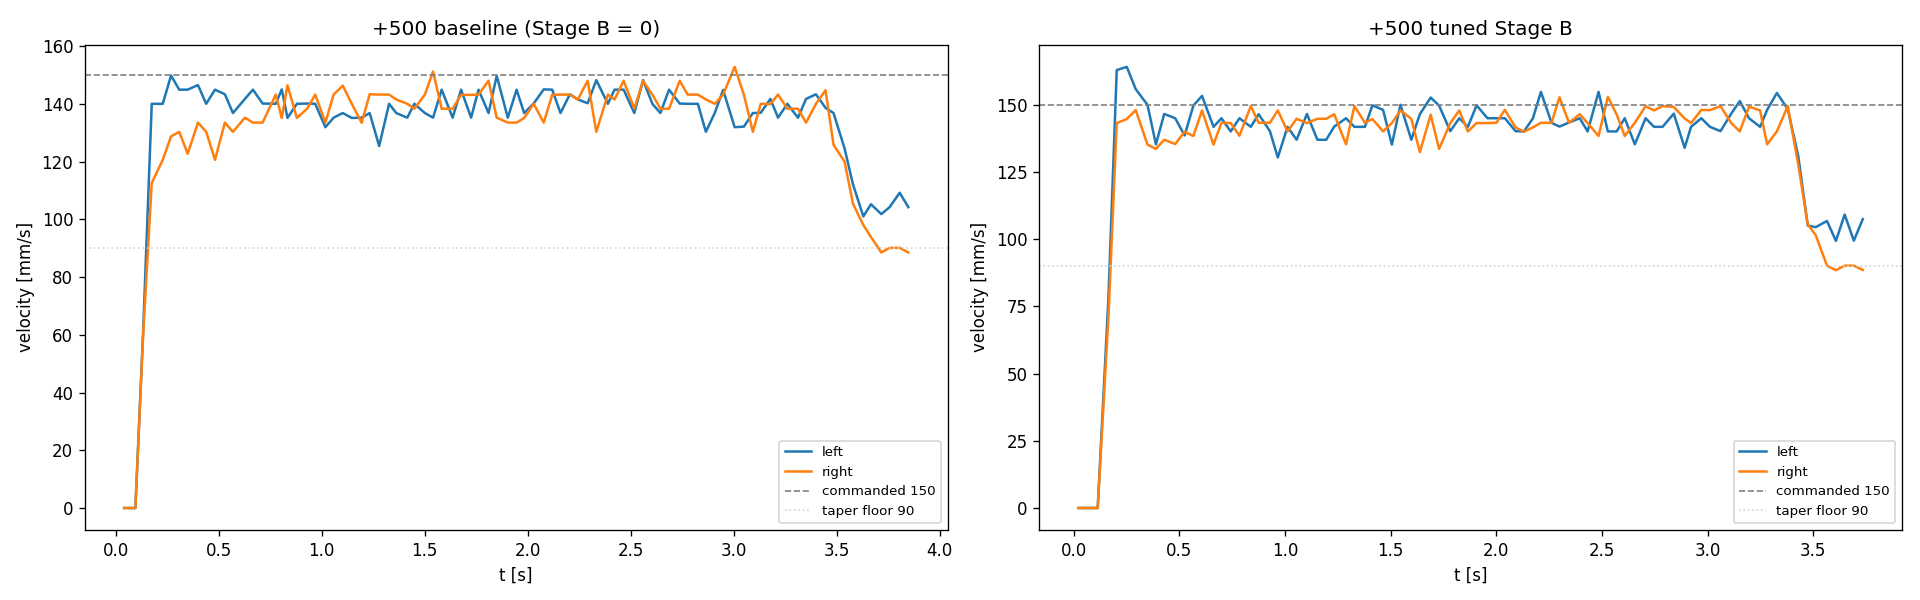

Generate this figure with Python:
#!/usr/bin/env python3
"""wheel_controller_ab_bench.py -- sprint 130 ticket 006: bench acceptance for
Core::DifferentialDrive's unified wheel-speed controller (Stage A/B/C, tickets 004/005) --
the A/B (old additive-trim baseline vs. the new map-adaptation controller),
the right-wheel affine-residual closure across cmd 100/150/250/400 mm/s, and
the +500-button acceptance spec re-verification
(06-duty-per-speed-and-wheel-gain-disagree-with-the-plant.md).

Bench setup: `tovez` on the stand, wheels free
(`.claude/rules/hardware-bench-testing.md`). Real hardware only -- there is
no rig/sim harness for this ticket's own subject (Core::DifferentialDrive's controller,
not the deleted Motion::WheelTrim square_tour_sim.py exercised -- see that
script's own RETIRED docstring, square_tour_velocity.py, for why it is not
reused here).

A/B baseline note: `Motion::WheelTrim` (the "old additive trim") was DELETED
outright by ticket 005 -- there is no old code left to re-run side by side.
Per square_tour_velocity.py's own RETIRED docstring, the historical A/B
comparison point is the DATA already captured before the deletion
(square_tour_velocity_trim.csv, this directory) and the ab303ee3 commit's
own measured table (REFERENCE_RESIDUAL below) -- THIS script's hardware run
is the "B" side, scored against that historical "A" record, not a re-run of
deleted code.

+500 button: `run_unmanaged_distance_drive()` (`robot_radio.testgui.
transport`) IS the button's actual host-side implementation (a host-side
speed profile over repeated bounded WHEELS leases -- see that function's own
docstring). This script calls the SAME function against real hardware (not
a reimplementation), wrapped in a frame-logging shim (`FrameSink`) so every
telemetry sample is available for scoring against the 06-issue's agreed
acceptance spec, not just the function's own single latest-frame view.

Deliberately NOT attempted this session (stand-unmeasurable, not skipped
silently -- see the module-level `STAND_UNMEASURABLE` note printed at the
end of a run):
  - "WHEELS teleop under applied drag holds its commanded speed" -- applying
    a real disturbance load needs a coupled friction rig
    (src/tests/dev/pid_hold_speed.py's own rig, quarantined this session
    per project convention -- "rig" only on explicit stakeholder request)
    or a second person's hand on the wheel; neither is available in this
    autonomous bench session. Deferred, not faked.
  - Net heading change and camera-measured travel (06-issue criteria 8/9):
    the robot is on a STAND, wheels off the ground -- it does not
    translate or rotate in the world frame no matter what the wheels do.
    Deferred to a playfield session (ticket 012's regime).

Usage:
    uv run python src/tests/bench/wheel_controller_ab_bench.py
    uv run python src/tests/bench/wheel_controller_ab_bench.py --port /dev/cu.usbmodem2121202
    uv run python src/tests/bench/wheel_controller_ab_bench.py --skip-stage-b
"""
from __future__ import annotations

import argparse
import csv
import pathlib
import statistics
import sys
import threading
import time
from dataclasses import dataclass

from robot_radio.io.serial_conn import SerialConnection
from robot_radio.robot.protocol import NezhaProtocol, TLMFrame
from robot_radio.testgui.transport import (
    _UNMANAGED_EASE, _UNMANAGED_FLOOR, _UNMANAGED_SPEED, run_unmanaged_distance_drive)

_BENCH_DIR = pathlib.Path(__file__).resolve().parent
if str(_BENCH_DIR) not in sys.path:
    sys.path.insert(0, str(_BENCH_DIR))

from wheel_control_tuning import (  # noqa: E402  (path must be set up first)
    TuningNotConfirmed, describe_persistence, format_gains, push_gains)

DEFAULT_PORT = "/dev/cu.usbmodem2121202"      # tovez -- confirm with `uv run mbdeploy list`
_REPO_ROOT = pathlib.Path(__file__).resolve().parents[3]

# Pre-sprint reference table (ab303ee3, "firmware: bake the measured
# duty-per-speed; hold wheel_gain at identity" -- measured on the stand,
# firmware v0.20260731.15, BEFORE Stage C bias adaptation existed). The
# "before" numbers the residual-closure criterion below is judged against.
REFERENCE_RESIDUAL = {   # cmd mm/s -> (measured_left, measured_right) mm/s
    100.0: (99.0, 70.0),
    150.0: (145.0, 115.0),
    250.0: (239.0, 210.0),
    400.0: (375.0, 344.0),
}
RESIDUAL_SPEEDS = (100.0, 150.0, 250.0, 400.0)
RESIDUAL_HOLD_S = 6.0        # [s] one continuous wheels() lease per speed
RESIDUAL_SETTLE_FRAC = 0.5   # last 50% of the hold counted as steady-state

# Stage B trial gains (Open Question 4, ticket 004): kp/ki/iMax are a
# modest, small-authority exploration point; kaff=0.23s is
# `planner.plant_tau` VERBATIM -- ticket 004's own completion notes name
# this as "wheel_pid_kaff's natural non-zero starting value" (wheel_trim.h's
# convention: kaff IS the plant time constant). pidMax=30 mm/s is sized
# comparable to (slightly above) wheel_bias_max=23.8mm/s -- Stage B is
# meant to stay a SMALL correction layered on Stage A+C, not a second
# wholesale re-derivation of the whole map.
STAGE_B_TRIAL_GAINS = {
    "pid.kp": 0.3, "pid.ki": 0.02, "pid.iMax": 20.0,
    "pid.kff": 0.23, "pid.kaw": 30.0,
}
STAGE_B_ZERO_GAINS = {
    "pid.kp": 0.0, "pid.ki": 0.0, "pid.iMax": 0.0, "pid.kff": 0.0, "pid.kaw": 0.0,
}

STAND_UNMEASURABLE = (
    "STAND-UNMEASURABLE (deferred, not faked): WHEELS-under-applied-drag "
    "(needs a coupled friction rig or a hand on the wheel -- neither "
    "available this session); net heading change and camera-measured "
    "travel (the robot is on a stand, wheels off the ground -- it does "
    "not translate/rotate in the world frame). Defer to a playfield "
    "session (ticket 012's regime).")


def _args() -> argparse.Namespace:
    p = argparse.ArgumentParser(description=__doc__, formatter_class=argparse.RawDescriptionHelpFormatter)
    p.add_argument("--port", default=DEFAULT_PORT)
    p.add_argument("--skip-stage-b", action="store_true",
                   help="skip the Stage B (fast PID) live-tuning A/B; run the "
                        "+500 spec only at shipped (all-zero) gains")
    # NOT src/tests/bench/out/ -- that directory is gitignored wholesale
    # (.gitignore:79); this ticket's own plan requires the captured
    # dataset/chart to be COMMITTED (project convention: "ALWAYS send the
    # chart"), matching where duty_sweep.py/square_tour_velocity.py's own
    # CSVs/PNGs already live -- directly under src/tests/bench/, not out/.
    p.add_argument("--csv", default=str(_REPO_ROOT / "src" / "tests" / "bench" / "wheel_controller_ab_bench.csv"))
    p.add_argument("--png", default=str(_REPO_ROOT / "src" / "tests" / "bench" / "wheel_controller_ab_bench.png"))
    return p.parse_args()


# ---------------------------------------------------------------------------
# Pure analysis helpers -- no I/O, unit-testable. `src/tests/bench/` is HITL
# CLI tooling, not pytest-collected (tests/CLAUDE.md); this module's pure
# logic is exercised by src/tests/unit/test_wheel_controller_ab_bench.py,
# which loads this file by path -- the SAME precedent
# test_duty_sweep_population.py already established for duty_sweep.py.
# ---------------------------------------------------------------------------

@dataclass
class Sample:
    t: float          # [s] relative to this run's own t=0 (host clock)
    vl: float          # [mm/s] measured
    vr: float          # [mm/s] measured
    remaining: float   # [mm] distance-to-go, the button's own formula


def rise_time_s(samples: "list[Sample]", target: float, frac: float = 0.9) -> "float | None":
    """Seconds from the first sample to the first frame where BOTH wheels
    have crossed frac*target -- the +500 spec's own "both wheels rise to
    cruise" wording (criterion 1), not just one wheel."""
    if not samples or target <= 0.0:
        return None
    threshold = frac * target
    t0 = samples[0].t
    for s in samples:
        if s.vl >= threshold and s.vr >= threshold:
            return s.t - t0
    return None


def cruise_samples(samples: "list[Sample]", ease: float = _UNMANAGED_EASE) -> "list[Sample]":
    """Samples in the flat-plateau regime (remaining > ease mm)."""
    return [s for s in samples if s.remaining > ease]


def taper_samples(samples: "list[Sample]", ease: float = _UNMANAGED_EASE) -> "list[Sample]":
    """Samples in the taper regime (0 < remaining <= ease mm)."""
    return [s for s in samples if 0.0 < s.remaining <= ease]


def ripple_mm_s(vals: "list[float]") -> float:
    """Peak-to-peak spread -- the +500 spec's own ripple wording
    ("+/-10 mm/s frame to frame")."""
    if not vals:
        return float("nan")
    return max(vals) - min(vals)


def max_lr_split(samples: "list[Sample]") -> float:
    if not samples:
        return float("nan")
    return max(abs(s.vl - s.vr) for s in samples)


def taper_neither_hits_zero(samples: "list[Sample]", stopped_floor: float = 5.0,
                            moving_floor: float = 20.0) -> bool:
    """True if, throughout the taper, no wheel reads at-or-below
    `stopped_floor` while the OTHER wheel is still clearly driving (above
    `moving_floor`) -- the spec's own "neither wheel reaches 0 while the
    other still moves" wording. Vacuously True for an empty taper (nothing
    to violate) -- callers should also check `len(samples) > 0` before
    trusting this as a real PASS."""
    for s in samples:
        lo, hi = min(s.vl, s.vr), max(s.vl, s.vr)
        if lo <= stopped_floor and hi >= moving_floor:
            return False
    return True


def score_plus500(samples: "list[Sample]", *, target: float = _UNMANAGED_SPEED,
                  ease: float = _UNMANAGED_EASE, floor: float = _UNMANAGED_FLOOR) -> dict:
    """Reduce one +500 run's samples to the 06-issue's own numbered
    criteria 1-5 (the ones a stand can measure -- criteria 8/9, heading and
    camera travel, are stand-unmeasurable by construction, see this
    module's STAND_UNMEASURABLE note)."""
    rise = rise_time_s(samples, target)
    cruise = cruise_samples(samples, ease)
    # "Plateau...held for the leg" (criterion 2): score ripple/L-R match
    # only AFTER the rise completes (both wheels first crossed 90% of
    # target) -- filtering on instantaneous velocity alone would let the
    # tail of the RISE itself (still >90% target, still inside the cruise
    # distance window) leak into the "flat plateau" sample, inflating
    # ripple with what is really rise-transient wobble, not steady-state
    # ripple. No rise (`rise is None`) means no plateau either -- a
    # genuine "never got there" failure, not an empty-list accident.
    t0 = samples[0].t if samples else 0.0
    plateau = [] if rise is None else [s for s in cruise if (s.t - t0) >= rise]
    ripple_l = ripple_mm_s([s.vl for s in plateau])
    ripple_r = ripple_mm_s([s.vr for s in plateau])
    split = max_lr_split(plateau)
    taper = taper_samples(samples, ease)
    taper_ok = bool(taper) and taper_neither_hits_zero(taper)
    return {
        "rise_time_s": rise,
        "rise_ok": rise is not None and rise <= 0.3,
        "n_plateau": len(plateau),
        "ripple_l": ripple_l,
        "ripple_r": ripple_r,
        "ripple_ok": (ripple_l == ripple_l and ripple_r == ripple_r  # not NaN
                     and ripple_l <= 10.0 and ripple_r <= 10.0),
        "max_split": split,
        "split_ok": split == split and split <= 10.0,
        "n_taper": len(taper),
        "taper_ok": taper_ok,
    }


# ---------------------------------------------------------------------------
# Bench I/O
# ---------------------------------------------------------------------------

class FrameSink:
    """Minimal transport shim for run_unmanaged_distance_drive(): exposes
    `latest_frame` (what the button's own observe() reads) and, unlike the
    TestGUI's real Transport, ALSO accumulates every frame drained with a
    host-monotonic timestamp -- the full trace this script needs to score
    the +500 spec, not just the button's own single latest-frame view."""

    def __init__(self, proto: NezhaProtocol) -> None:
        self._proto = proto
        self.latest_frame: "TLMFrame | None" = None
        self.frames: "list[tuple[float, TLMFrame]]" = []
        self._stop = threading.Event()
        self._thread = threading.Thread(target=self._pump, daemon=True)

    def start(self) -> None:
        self._thread.start()

    def stop(self) -> None:
        self._stop.set()
        self._thread.join(timeout=2.0)

    def _pump(self) -> None:
        while not self._stop.is_set():
            for f in self._proto.read_pending_binary_tlm_frames():
                self.latest_frame = f
                self.frames.append((time.monotonic(), f))
            time.sleep(0.01)

    def frames_since(self, t0: float) -> "list[tuple[float, TLMFrame]]":
        return [(t, f) for t, f in self.frames if t >= t0]


def hold_wheels(proto: NezhaProtocol, sink: FrameSink, v: float, duration_s: float,
                label: str) -> "list[tuple[float, TLMFrame]]":
    """Command wheels(v, v, duration_s*1000) as ONE bounded lease (no
    re-arming -- the residual/saturation checks want a clean, uninterrupted
    hold, unlike the +500 button's own repeated-burst shape) and return the
    frames captured during and just after it."""
    t0 = time.monotonic()
    print(f"  [{label}] wheels({v:g}, {v:g}, {duration_s * 1000:.0f}ms)")
    proto.wheels(v, v, duration_s * 1000.0)
    time.sleep(duration_s + 0.3)
    proto.estop()
    time.sleep(0.3)
    return sink.frames_since(t0)


def steady_state_velocity(frames: "list[tuple[float, TLMFrame]]", duration_s: float,
                          frac: float = 0.5) -> "tuple[float | None, float | None]":
    """Mean measured (left, right) velocity over the LAST `frac` of the
    hold window -- excludes the rise transient."""
    if not frames:
        return None, None
    t0 = frames[0][0]
    cutoff = t0 + duration_s * (1.0 - frac)
    vl = [f.enc_left.velocity for t, f in frames if t >= cutoff and f.enc_left is not None]
    vr = [f.enc_right.velocity for t, f in frames if t >= cutoff and f.enc_right is not None]
    return (statistics.mean(vl) if vl else None, statistics.mean(vr) if vr else None)


def run_plus500(proto: NezhaProtocol, sink: FrameSink, label: str) -> dict:
    """Call the ACTUAL +500-button implementation
    (`run_unmanaged_distance_drive`, `robot_radio.testgui.transport`)
    against real hardware, then reduce every frame captured during the call
    into `Sample`s scored against the 06-issue's spec."""
    t0 = time.monotonic()
    pre = sink.latest_frame
    base_l, base_r = (pre.enc if (pre is not None and pre.enc) else (0, 0))

    run_unmanaged_distance_drive(transport=sink, driver=proto, distance=500.0,
                                 direction=1.0, label=label, log=print)
    t1 = time.monotonic()

    frames = sink.frames_since(t0)
    samples: "list[Sample]" = []
    for t, f in frames:
        if f.enc is None or f.enc_left is None or f.enc_right is None:
            continue
        dl = f.enc[0] - base_l
        dr = f.enc[1] - base_r
        avg = (dl + dr) / 2.0
        samples.append(Sample(t=t - t0, vl=f.enc_left.velocity, vr=f.enc_right.velocity,
                              remaining=500.0 - avg))

    final = frames[-1][1] if frames else None
    final_dl = (final.enc[0] - base_l) if (final is not None and final.enc is not None) else None
    final_dr = (final.enc[1] - base_r) if (final is not None and final.enc is not None) else None

    return {
        "samples": samples,
        "elapsed_s": t1 - t0,
        "final_dl": final_dl,
        "final_dr": final_dr,
        "bias_left_end": final.bias_left if final is not None else None,
        "bias_right_end": final.bias_right if final is not None else None,
    }


def _revert_stage_b(proto: NezhaProtocol, label: str) -> bool:
    """Push `STAGE_B_ZERO_GAINS` and report the read-back. This is the
    safety-ish revert path (leave the robot at the shipped all-zero Stage B
    default) -- a failed revert must be reported LOUDLY (never swallowed
    silently) but must never itself raise: the caller always has its own
    cleanup (`estop()`/`tlmOff()`/disconnect in `main()`'s `finally`) still
    to run, and a raised exception here must not skip it or crash the
    script before that cleanup executes. Returns True if the revert was
    confirmed, False if it was not (NAK, timeout, or read-back
    disagreement) -- the caller uses this to report the true end state
    rather than assuming a revert attempt always succeeds."""
    try:
        readback = push_gains(proto, STAGE_B_ZERO_GAINS)
    except TuningNotConfirmed as exc:
        print(f"  ERROR: revert to all-zero Stage B gains NOT confirmed ({label}): {exc}")
        return False
    print(f"    confirmed reverted to all-zero ({label}): {format_gains(readback) or '(all zero)'}")
    return True


def _write_csv(path: pathlib.Path, frames: "list[tuple[float, TLMFrame]]") -> None:
    with open(path, "w", newline="") as fh:
        w = csv.writer(fh)
        w.writerow(["t", "vl", "vr", "encl", "encr", "dutyPerSpeedL", "dutyPerSpeedR",
                    "biasL", "biasR", "pidL", "pidR", "deficitL", "deficitR"])
        t0 = frames[0][0] if frames else 0.0
        for t, f in frames:
            w.writerow([
                f"{t - t0:.3f}",
                f.enc_left.velocity if f.enc_left else "",
                f.enc_right.velocity if f.enc_right else "",
                f.enc_left.position if f.enc_left else "",
                f.enc_right.position if f.enc_right else "",
                f.duty_per_speed_left, f.duty_per_speed_right,
                f.bias_left, f.bias_right, f.pid_left, f.pid_right,
                f.fault_wheel_deficit_left, f.fault_wheel_deficit_right,
            ])


def _write_chart(path: pathlib.Path, base_run: dict, tuned_run: "dict | None") -> None:
    try:
        import matplotlib
        matplotlib.use("Agg")
        import matplotlib.pyplot as plt
    except ImportError:
        print("(matplotlib unavailable -- skipping chart)")
        return

    runs = [("+500 baseline (Stage B = 0)", base_run)]
    if tuned_run is not None:
        runs.append(("+500 tuned Stage B", tuned_run))

    fig, axes = plt.subplots(1, len(runs), figsize=(8 * len(runs), 5), squeeze=False)
    for ax, (title, run) in zip(axes[0], runs):
        ts = [s.t for s in run["samples"]]
        vl = [s.vl for s in run["samples"]]
        vr = [s.vr for s in run["samples"]]
        ax.plot(ts, vl, label="left")
        ax.plot(ts, vr, label="right")
        ax.axhline(_UNMANAGED_SPEED, color="gray", linestyle="--", linewidth=1, label="commanded 150")
        ax.axhline(_UNMANAGED_FLOOR, color="lightgray", linestyle=":", linewidth=1, label="taper floor 90")
        ax.set_title(title)
        ax.set_xlabel("t [s]")
        ax.set_ylabel("velocity [mm/s]")
        ax.legend(fontsize=8)
    fig.tight_layout()
    path.parent.mkdir(parents=True, exist_ok=True)
    fig.savefig(path, dpi=120)
    print(f"  chart saved: {path}")


def main() -> int:
    args = _args()
    csv_path = pathlib.Path(args.csv)
    csv_path.parent.mkdir(parents=True, exist_ok=True)
    png_path = pathlib.Path(args.png)

    conn = SerialConnection(port=args.port)
    proto: "NezhaProtocol | None" = None
    sink: "FrameSink | None" = None

    try:
        info = conn.connect()
        if info.get("status") not in ("connected", "already_connected"):
            print(f"ERROR: connect failed: {info}")
            return 2
        print(f"  connected: mode={info.get('mode')}")
        proto = NezhaProtocol(conn)
        proto.tlmOn()
        time.sleep(1.0)
        proto.read_pending_binary_tlm_frames()

        sink = FrameSink(proto)
        sink.start()
        time.sleep(0.5)

        f0 = sink.latest_frame
        if f0 is None:
            print("ERROR: no telemetry received after TLM:ON -- robot silent, aborting")
            return 2
        print(f"  status: conn_left={f0.conn_left} conn_right={f0.conn_right} "
              f"otos_present={f0.otos_present} wedge_latch={f0.fault_wedge_latch}")
        if not (f0.conn_left and f0.conn_right):
            print("ERROR: a drive motor is not connected on the bus -- aborting before driving")
            return 2

        # --- 1. Saturation anchor (constant-free) ---
        print("\n=== 1. Saturation anchor (no constants) ===")
        sat_frames = hold_wheels(proto, sink, 800.0, 2.5, "saturation")
        if len(sat_frames) < 3:
            print("ERROR: robot went silent during the saturation hold -- aborting")
            return 3
        sat_vl, sat_vr = steady_state_velocity(sat_frames, 2.5, frac=0.4)
        print(f"  L={sat_vl:.1f}  R={sat_vr:.1f} mm/s  (historical: L 760-795 / R 696)")
        time.sleep(1.0)

        # --- 2. Residual sweep across 100/150/250/400 ---
        print("\n=== 2. Residual sweep (Stage A + live Stage C bias) ===")
        residual = {}
        for v in RESIDUAL_SPEEDS:
            frames = hold_wheels(proto, sink, v, RESIDUAL_HOLD_S, f"residual {v:g}")
            if len(frames) < 3:
                print(f"ERROR: robot went silent during the {v:g}mm/s hold -- aborting; "
                      f"residual data so far: {residual}")
                return 3
            vl, vr = steady_state_velocity(frames, RESIDUAL_HOLD_S, RESIDUAL_SETTLE_FRAC)
            last = frames[-1][1]
            residual[v] = {
                "vl": vl, "vr": vr,
                "bias_l": last.bias_left, "bias_r": last.bias_right,
                "deficit_l": last.fault_wheel_deficit_left,
                "deficit_r": last.fault_wheel_deficit_right,
            }
            ref_l, ref_r = REFERENCE_RESIDUAL[v]
            print(f"  cmd {v:g}: L={vl:.1f} ({vl / v * 100:.0f}%)  R={vr:.1f} ({vr / v * 100:.0f}%)"
                  f"   [pre-sprint: L={ref_l:.0f} R={ref_r:.0f}]"
                  f"   bias L={last.bias_left:.2f} R={last.bias_right:.2f}"
                  f"   deficit L={last.fault_wheel_deficit_left} R={last.fault_wheel_deficit_right}")
            time.sleep(1.0)

        # --- 3. +500 button, baseline (shipped, all-zero Stage B gains) ---
        print("\n=== 3. +500 button, baseline gains (shipped: Stage B all-zero) ===")
        base_run = run_plus500(proto, sink, "+500 baseline")
        if len(base_run["samples"]) < 3:
            print("ERROR: robot went silent during the baseline +500 run -- aborting")
            return 3
        base_score = score_plus500(base_run["samples"])
        print(f"  elapsed={base_run['elapsed_s']:.2f}s  "
              f"final L={base_run['final_dl']:.1f} R={base_run['final_dr']:.1f}mm")
        print(f"  rise={base_score['rise_time_s']}  "
              f"ripple L/R={base_score['ripple_l']:.1f}/{base_score['ripple_r']:.1f}  "
              f"max|vL-vR|={base_score['max_split']:.1f}  taper_ok={base_score['taper_ok']}")
        time.sleep(1.5)

        tuned_run = tuned_score = None
        kept_gains = None
        revert_confirmed = None
        if not args.skip_stage_b:
            print("\n=== 4. Stage B trial gains ===")
            print(f"  pushing live: {STAGE_B_TRIAL_GAINS}")
            try:
                trial_readback = push_gains(proto, STAGE_B_TRIAL_GAINS)
            except TuningNotConfirmed as exc:
                print(f"  ERROR: {exc}")
                print("  Stage B trial gains not confirmed on the robot -- aborting Stage B A/B")
                return 3
            print(f"    confirmed on robot: {format_gains(trial_readback)}")
            for line in describe_persistence(trial_readback):
                print(line)
            time.sleep(0.5)

            print("\n=== 5. +500 button, tuned Stage B gains ===")
            tuned_run = run_plus500(proto, sink, "+500 tuned")
            if len(tuned_run["samples"]) < 3:
                print("ERROR: robot went silent during the tuned +500 run -- reverting gains and aborting")
                _revert_stage_b(proto, "post-abort")  # loudly reports its own failure; never raises
                return 3
            tuned_score = score_plus500(tuned_run["samples"])
            print(f"  elapsed={tuned_run['elapsed_s']:.2f}s  "
                  f"final L={tuned_run['final_dl']:.1f} R={tuned_run['final_dr']:.1f}mm")
            print(f"  rise={tuned_score['rise_time_s']}  "
                  f"ripple L/R={tuned_score['ripple_l']:.1f}/{tuned_score['ripple_r']:.1f}  "
                  f"max|vL-vR|={tuned_score['max_split']:.1f}  taper_ok={tuned_score['taper_ok']}")

            # Keep the trial gains only if they clearly help (strictly
            # faster rise AND no worse ripple) -- otherwise revert to the
            # shipped all-zero default (Open Question 4's conservative
            # posture, ticket 004: the mechanism ships inert until bench
            # evidence justifies a nonzero default).
            base_rise = base_score["rise_time_s"]
            tuned_rise = tuned_score["rise_time_s"]
            keep_tuned = (
                tuned_rise is not None
                and (base_rise is None or tuned_rise < base_rise)
                and tuned_score["ripple_l"] <= base_score["ripple_l"] + 3.0
                and tuned_score["ripple_r"] <= base_score["ripple_r"] + 3.0
            )
            print(f"\n  DECISION: {'KEEP tuned Stage B gains' if keep_tuned else 'REVERT to all-zero (shipped default)'}")
            if keep_tuned:
                kept_gains = dict(STAGE_B_TRIAL_GAINS)
            else:
                revert_confirmed = _revert_stage_b(proto, "decision: revert")

        # --- CSV / chart ---
        _write_csv(csv_path, sink.frames)
        _write_chart(png_path, base_run, tuned_run)

        # --- Stage C bias convergence over the whole session ---
        biases = [(t, f.bias_left, f.bias_right) for t, f in sink.frames if f.bias_left is not None]
        if biases:
            t0b = biases[0][0]
            print("\n=== Stage C bias convergence (whole session) ===")
            print(f"  start (t=0.0s): L={biases[0][1]:.2f}  R={biases[0][2]:.2f}")
            print(f"  end   (t={biases[-1][0] - t0b:.1f}s): L={biases[-1][1]:.2f}  R={biases[-1][2]:.2f}")
            print("  clamp: +-23.8 mm/s (tovez wheel_bias_max)")

        print(f"\n{STAND_UNMEASURABLE}")
        print(f"\n  CSV: {csv_path}")
        print(f"  PNG: {png_path}")
        if kept_gains is not None:
            print(f"  Stage B gains KEPT live on the robot (persisted to flash): {kept_gains}")
        elif revert_confirmed is False:
            print("  Stage B gains: revert to all-zero FAILED to confirm -- robot may still be "
                  "running trial gains (see ERROR above)")
        else:
            print("  Stage B gains: reverted to all-zero (shipped default) before exit")

    finally:
        if sink is not None:
            sink.stop()
        if proto is not None:
            try:
                proto.estop()
            except Exception as exc:
                print(f"  WARN: estop() failed during cleanup: {exc}")
            try:
                proto.tlmOff()
            except Exception as exc:
                print(f"  WARN: tlmOff() failed during cleanup: {exc}")
        if conn.is_open:
            conn.disconnect()

    return 0


if __name__ == "__main__":
    sys.exit(main())
